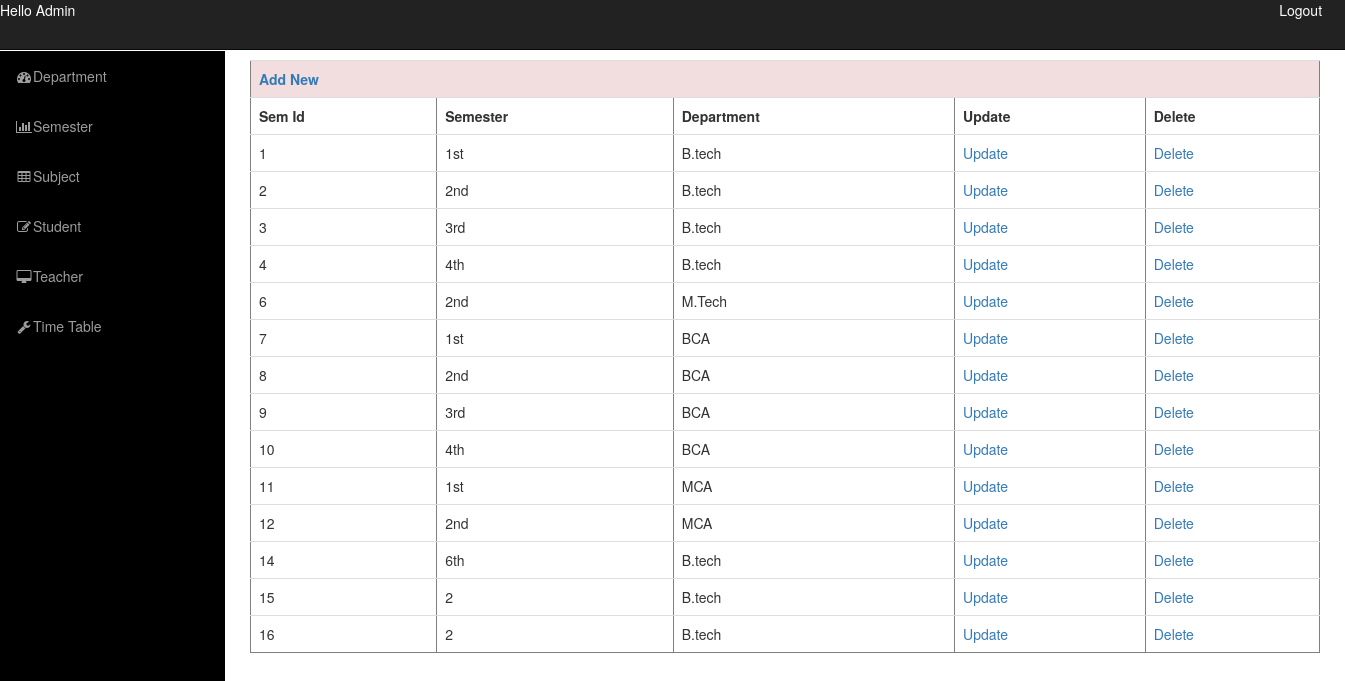
Screenshot of /admin/admindashboard.php?info=semester (signed in) with the database file from the repository.
### tables this page shows
CREATE TABLE `semester` (
  `sem_id` int(11) NOT NULL,
  `semester_name` varchar(20) DEFAULT NULL,
  `department_id` int(11) NOT NULL
);

CREATE TABLE `department` (
  `department_id` int(11) NOT NULL,
  `department_name` varchar(50) NOT NULL
);

### admin/semester.php (the view, shortened to what this page needs)
<?php
include('../config.php');
echo "<table border='1' class='table'>";
echo "<tr class='danger'><th colspan='5'><a href='admindashboard.php?info=add_semester'>Add New</a></th></tr>";
echo "<tr><th>Sem Id</th><th>Semester</th><th>Department</th><th>Update</th><th>Delete</th></tr>";
$que = mysqli_query($con, "SELECT * FROM semester");
while ($res = mysqli_fetch_array($que)) {
    echo "<tr>";
    echo "<td>{$res['sem_id']}</td>";
    echo "<td>{$res['semester_name']}</td>";
    $que1 = mysqli_query($con, "SELECT * FROM department WHERE department_id='{$res['department_id']}'");
    $res1 = mysqli_fetch_array($que1);
    echo "<td>{$res1['department_name']}</td>";
    echo "<td><a href='admindashboard.php?info=updatesemester&sem_id={$res['sem_id']}'>Update</a></td>";
    echo "<td><a href='javascript:deleteData(\"{$res['sem_id']}\")'>Delete</a></td>";
    echo "</tr>";
}
echo "</table>";
?>

### admin/admindashboard.php (shortened to what this page needs)
<?php
include('../config.php');
?>
<!DOCTYPE html>
<html lang="en">
<head>
    <link href="css/bootstrap.min.css" rel="stylesheet">
    <link href="css/sb-admin.css" rel="stylesheet">
    <link href="font-awesome/css/font-awesome.min.css" rel="stylesheet" type="text/css">
</head>
<body>
    <div id="wrapper">
        <nav class="navbar navbar-inverse navbar-fixed-top" role="navigation">
            <div class="navbar-header">
              <p> <span style="color:#FFF" >Hello Admin</span>
<span style="margin-left:1200px" class="glyphicon-glyphicon-off" aria-hidden="true">
<a href="logout.php"><font color="#FFFFFF">Logout</font></a></span>
</p>
            </div>
            <div class="collapse navbar-collapse navbar-ex1-collapse">
                <ul class="nav navbar-nav side-nav" style="background-color:#000">
                    <li>
                        <a href="admindashboard.php?info=course"><i class="fa fa-fw fa-dashboard"></i>Department</a>
                    </li>
                    <li>
                        <a href="admindashboard.php?info=semester"><i class="fa fa-fw fa-bar-chart-o"></i>Semester</a>
                    </li>
                    <li>
                        <a href="admindashboard.php?info=subject"><i class="fa fa-fw fa-table"></i>Subject</a>
                    </li>
                    <li>
                        <a href="admindashboard.php?info=student"><i class="fa fa-fw fa-edit"></i>Student</a>
                    </li>
                    <li>
                        <a href="admindashboard.php?info=teacher"><i class="fa fa-fw fa-desktop"></i>Teacher</a>
                    </li>
                    <li>
                        <a href="admindashboard.php?info=add_timetable"><i class="fa fa-fw fa-wrench"></i>Time Table</a>
                    </li>
                </ul>
            </div>
        </nav>
        <div id="page-wrapper">
            <div class="container-fluid">
                <div class="row">
                   <div class="col-lg-12" style="height:1000px; width:1100px;"  align="center" margin-top="20px">
                <?php
				@$info=$_REQUEST['info'];
				if($info!="")
				{
				if($info=="course")
				{
					include('course.php');
					}
				elseif($info=="semester")
				{
					include('semester.php');
					}
				elseif($info=="subject")
				{
					include('subject.php');
				     }
			    elseif($info=="student")
				{
					include('student.php');
					}
				elseif($info=="teacher")
				{
					include('teacher.php');
					}
				elseif($info=="timetable")
				{
					include('timetable.php');
					}
				elseif($info=="add_course")
				{
					include('add_course.php');
					}
			    elseif($info=="add_subject")
				{
					include('add_subject.php');
					}
				elseif($info=="add_semester")
				{
					include('add_semester.php');
					}
				elseif($info=="add_teacher")
				{
					include('add_teacher.php');
					}
				elseif($info=="add_student")
				{
					include('add_student.php');
					}
				elseif($info=="add_timetable")
				{
					include('add_timetable.php');
					}
                elseif($info=="updatecourse")
				{
					include('updatecourse.php');
				     }
                elseif($info=="updatesemester")
				{
					include('updatesemester.php');
				     }
                elseif($info=="updatesubject")
				{
					include('updatesubject.php');
				     }
				elseif($info=="updatestudent")
				{
					include('updatestudent.php');
				     }
                elseif($info=="updateteacher")
				{
					include('updateteacher.php');
				     }
                elseif($info=="updatetimetable")
				{
					include('update_timetable.php');
				     }
					}
				else
				{
				?>
                   <font color="#FF3333" size="+3" face="Lucida Console, Monaco, monospace">Admin Panel</font><br/>
                        <img src="img/online-practice-exams.jpg" class="img-responsive" alt="Cinque Terre" width="500" height="500" style="                          margin-top: 70px; margin-left: 23px;">
                <?php }?>
                    </div>
                </div>
            </div>
        </div>
    </div>
</body>
</html>

### admin/css/sb-admin.css (style rules this page uses)
body { margin-top: 100px; }
@media (min-width:768px) { body { margin-top: 50px; } }
#wrapper { padding-left: 0; }
#page-wrapper { width: 100%; padding: 0; background-color: #fff; }
@media (min-width:768px) { #wrapper { padding-left: 225px; } }
@media (min-width:768px) { #page-wrapper { padding: 10px; } }
@media (min-width:768px) { .side-nav { position: fixed; top: 51px; left: 225px; width: 225px; margin-left: -225px; border: none; border-radius: 0; overflow-y: auto; background-color: #f8f8f8; border-color: #e7e7e7; bottom: 0; overflow-x: hidden; padding-bottom: 40px; } }
@media (min-width:768px) { .side-nav>li>a { width: 225px; } }

### rows the page displays
semester: sem_id "1", semester_name "1st", department.department_name "B.tech"
semester: sem_id "2", semester_name "2nd", department.department_name "B.tech"
semester: sem_id "3", semester_name "3rd", department.department_name "B.tech"
semester: sem_id "4", semester_name "4th", department.department_name "B.tech"
semester: sem_id "6", semester_name "2nd", department.department_name "M.Tech"
semester: sem_id "7", semester_name "1st", department.department_name "BCA"
semester: sem_id "8", semester_name "2nd", department.department_name "BCA"
semester: sem_id "9", semester_name "3rd", department.department_name "BCA"
semester: sem_id "10", semester_name "4th", department.department_name "BCA"
semester: sem_id "11", semester_name "1st", department.department_name "MCA"
semester: sem_id "12", semester_name "2nd", department.department_name "MCA"
semester: sem_id "14", semester_name "6th", department.department_name "B.tech"
semester: sem_id "15", semester_name "2", department.department_name "B.tech"
semester: sem_id "16", semester_name "2", department.department_name "B.tech"
